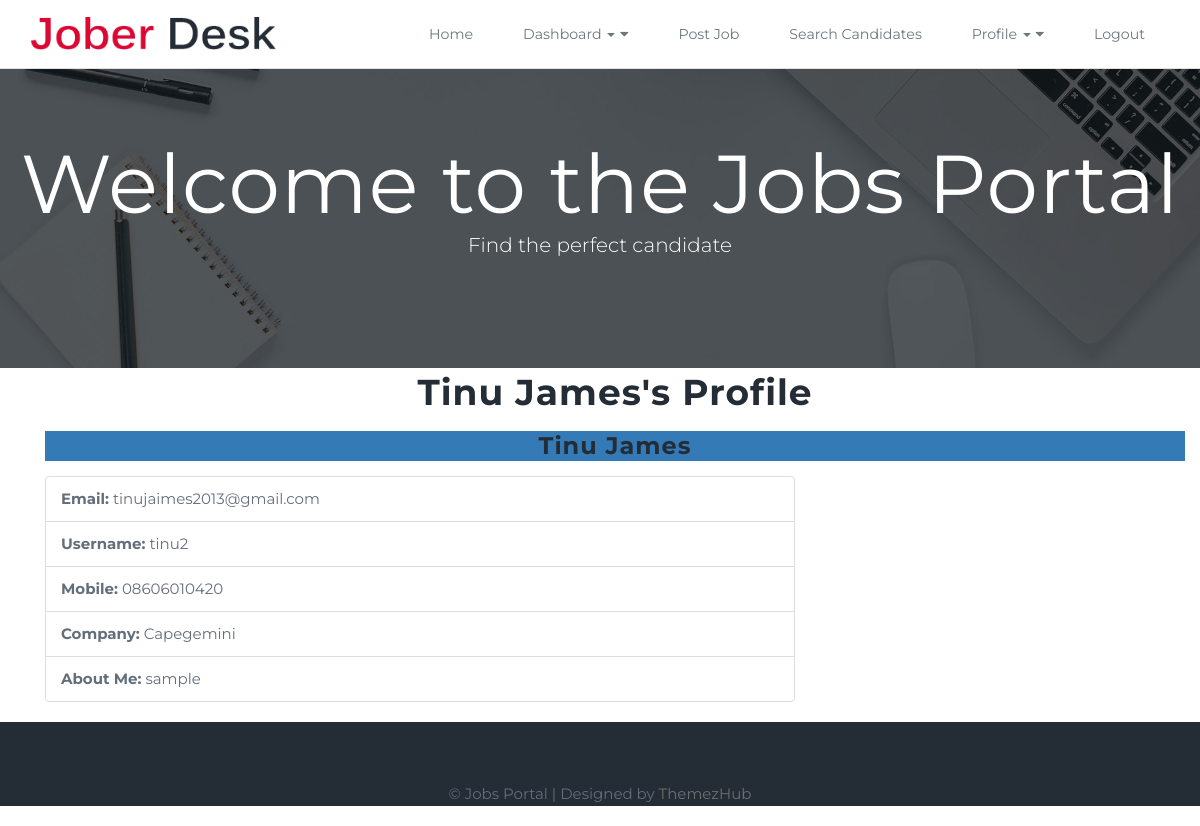
Page /jobs/view-profile/ (signed in) on the committed database.
### adminpanel/models.py (models this page shows, shortened)
class Profile(models.Model):
    user = models.OneToOneField(CustomUser, on_delete=models.CASCADE, related_name="profile")
    name = models.CharField(max_length=100)
    email = models.EmailField(max_length=100)
    mobile = models.CharField(max_length=15)
    company = models.CharField(max_length=100, blank=True)
    date_of_birth = models.DateField(null=True, blank=True)
    about_me = models.TextField(blank=True)
    experience = models.TextField(blank=True)
    skills = models.CharField(max_length=255, blank=True, help_text="Comma-separated skills, e.g., Python, Django, REST API")
    profile_picture = models.ImageField(upload_to='profile_pictures/', null=True, blank=True)  # New field

class CustomUser(AbstractUser):
    ROLE_CHOICES = [
        ('candidate', 'Candidate'),
        ('recruiter', 'Recruiter'),
    ]
    role = models.CharField(max_length=20, choices=ROLE_CHOICES, default='candidate', verbose_name="Role")
    objects = CustomUserManager()

### jobs/views.py (the view)
# urls.py: path('view-profile/', views.view_profile, name='view_profile'),
@login_required
def view_profile(request):
    try:
        profile = Profile.objects.get(user=request.user)
    except Profile.DoesNotExist:
        return redirect('jobs:create_profile')
    return render(request, 'jobs/view_profile.html', {'profile': profile})

### jobs/templates/jobs/view_profile.html (shortened to what this page needs)
{% extends 'jobs/jobs_base.html' %}
{% load static %}
{% block content %}
<div class="container py-5">
    <h2 class="text-center">{{ profile.name }}'s Profile</h2>
    <div class="card mt-4 shadow-lg">
        <div class="card-header text-center bg-primary text-white">
            <h4>{{ profile.name }}</h4>
        </div>
        <div class="card-body">
            <div class="row">
                <div class="col-md-8">
                    <ul class="list-group">
                        {% if user.is_authenticated %}
                            <li class="list-group-item"><strong>Email:</strong> {{ profile.user.email }}</li>
                        {% endif %}
                        <li class="list-group-item"><strong>Username:</strong> {{ profile.user.username }}</li>
                        <li class="list-group-item"><strong>Mobile:</strong> {{ profile.mobile }}</li>
                        <li class="list-group-item"><strong>Company:</strong> {{ profile.company|default:"N/A" }}</li>
                        <li class="list-group-item"><strong>About Me:</strong> {{ profile.about_me|default:"N/A" }}</li>
                    </ul>
                </div>
            </div>
        </div>
    </div>
</div>
{% endblock %}

### static/css/common.css (style rules this page uses)
html,body { width:100%; height: auto; margin:0; padding:0; overflow-x: hidden; }
body { font-family: 'Open Sans', sans-serif; position: relative; font-size:14px; line-height:24px; color:#6f6f6f; }
h1, h2, h3, h4, h5, h6 { color:#3f3f3f; margin:0 0 15px 0; letter-spacing: 1px; font-weight: bold; }
h2 { font-size:36px; line-height:48px; }
h4 { font-size:24px; line-height:30px; }

### static/css/main.css (style rules this page uses)
body { background:#ffffff; font-family: 'Montserrat', sans-serif; font-size:15px; color:#636e7b; }
h1, h2, h3, h4, h5, h6 { color:#242c36; margin: 0 0 15px 0; letter-spacing: 1px; font-weight: bold; }

### rows in the picture
Profile: name "Tinu James", user.email "tinujaimes2013@gmail.com", user.username "tinu2", mobile "08606010420", company "Capegemini", about_me "sample"
